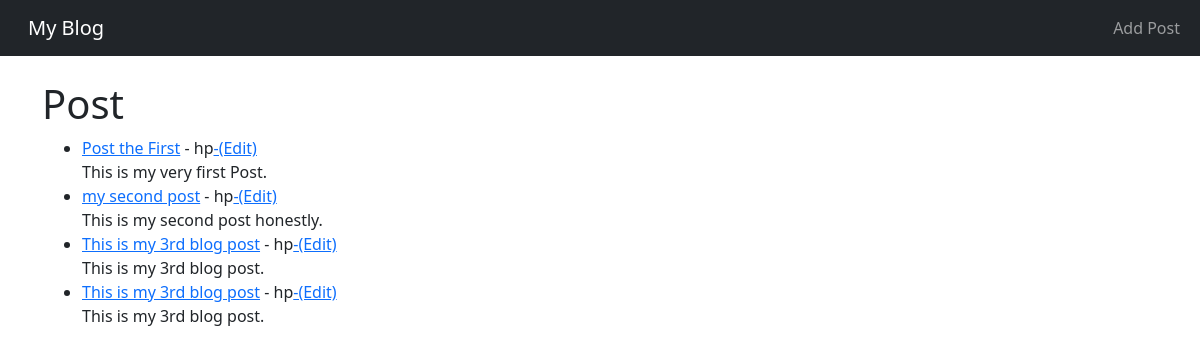
Before: / with the older database file.
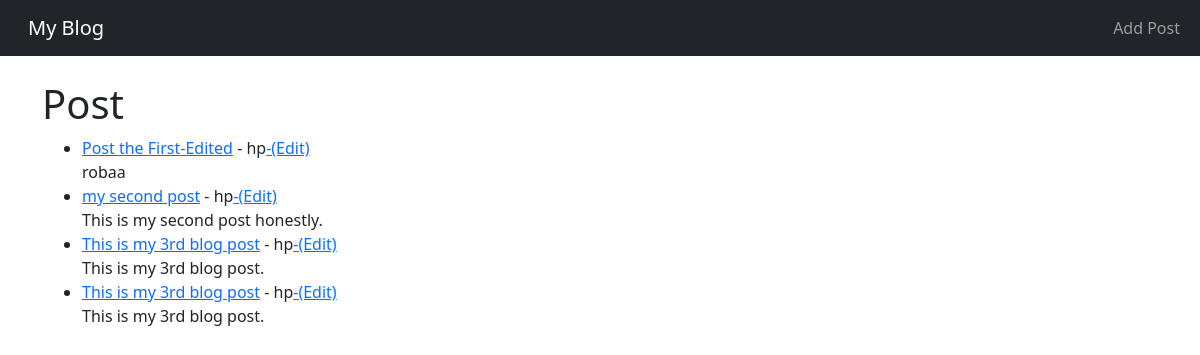
After: the same page with the newer database file.
### theblog/models.py (models this page shows, shortened)
class Post(models.Model):
    title=models.CharField(max_length=255)
    title_tag=models.CharField(max_length=255)
    author=models.ForeignKey(User,on_delete=models.CASCADE)
    body=models.TextField()

### theblog/views.py (the view)
# urls.py: path('',HomeView.as_view(),name="home"),
class HomeView(ListView):
    model=Post
    template_name='home.html'

### theblog/templates/home.html
 {% extends 'base.html' %}
 {% block content%}
    <h1>Post</h1>
<ul>
{% for post in object_list %}
   <li><a href="{% url 'article-detail' post.pk %}">{{post.title}}</a> - {{post.author}}<a href="{% url 'update_post' post.pk %}">-(Edit)</a><br/>
    {{post.body}}</li>
{% endfor %}
</ul>
 {% endblock %}

Changed rows visible on the page:
changed Post: title "Post the First" → "Post the First-Edited"; body "This is my very first Post." → "robaa"
